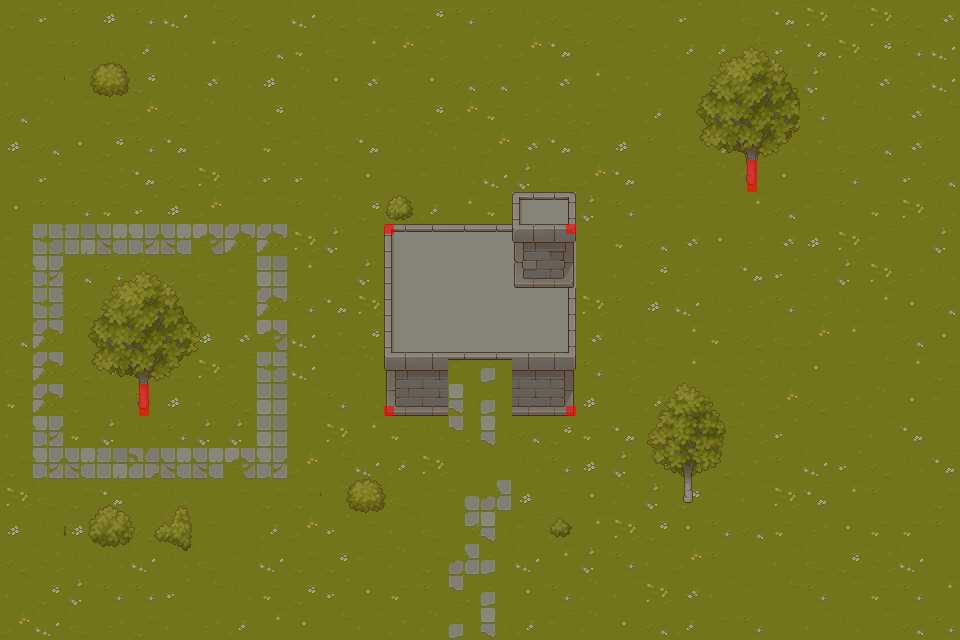

This game map was drawn from its Tiled (.tmx) file and the tilesets committed beside it. A one-line description and the trimmed map source follow:
An orthogonal 30x20 tile map with 32x32 px tiles, 8 tile layers (Grass, Shawdow2, Plant, Shawdow, ...), 5 tilesets.

<map version="1.10" tiledversion="1.11.0" orientation="orthogonal" renderorder="right-down" width="30" height="20" tilewidth="32" tileheight="32" infinite="0" nextlayerid="10" nextobjectid="1">
 <editorsettings>
  <export target="mapaGia2.json" format="json" />
 </editorsettings>
 <tileset firstgid="1" source="Grass.tsx" />
 <tileset firstgid="65" source="Plant.tsx" />
 <tileset firstgid="321" source="Wall.tsx" />
 <tileset firstgid="577" source="Ground.tsx" />
 <tileset firstgid="641" source="ColitionMark.tsx" />
 <layer id="1" name="Grass" width="30" height="20">
  <data>[600 cells, 600 non-empty, 32 distinct tile ids]</data>
 </layer>
 <layer id="9" name="Shawdow2" width="30" height="20">
  <data>[600 cells, 0 non-empty, 0 distinct tile ids]</data>
 </layer>
 <layer id="2" name="Plant" width="30" height="20">
  <data>[600 cells, 119 non-empty, 90 distinct tile ids]</data>
 </layer>
 <layer id="8" name="Shawdow" width="30" height="20">
  <data>[600 cells, 0 non-empty, 0 distinct tile ids]</data>
 </layer>
 <layer id="3" name="Wall" width="30" height="20">
  <data>[600 cells, 22 non-empty, 10 distinct tile ids]</data>
 </layer>
 <layer id="7" name="TopPlayer2" width="30" height="20">
  <data>[600 cells, 59 non-empty, 25 distinct tile ids]</data>
 </layer>
 <layer id="5" name="TopPlayer" width="30" height="20">
  <data>[600 cells, 63 non-empty, 42 distinct tile ids]</data>
 </layer>
 <layer id="6" name="Collictions" width="30" height="20">
  <data>[600 cells, 6 non-empty, 5 distinct tile ids]</data>
 </layer>
</map>
